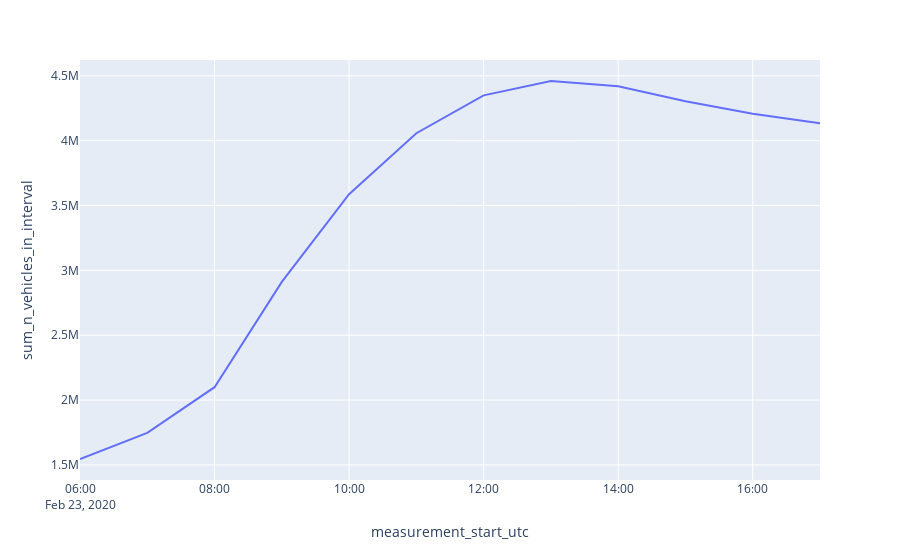

Notebook source saved alongside this figure:
### Code cell
fig = px.line(scoot_df, x="measurement_start_utc", y="sum_n_vehicles_in_interval")
fig.show()

### Figure 1 — Plotly figure (JSON) as saved in the notebook; plotly's stock layout.template omitted (floating-point values rounded to 4 significant figures)
{"data": [{"hoverlabel": {"namelength": 0}, "hovertemplate": "measurement_start_utc=%{x}<br>sum_n_vehicles_in_interval=%{y}", "legendgroup": "", "line": {"color": "#636efa", "dash": "solid"}, "mode": "lines", "name": "", "showlegend": false, "type": "scatter", "x": ["2020-02-23T06:00:00", "2020-02-23T07:00:00", "2020-02-23T08:00:00", "2020-02-23T09:00:00", "2020-02-23T10:00:00", "2020-02-23T11:00:00", "2020-02-23T12:00:00", "2020-02-23T13:00:00", "2020-02-23T14:00:00", "2020-02-23T15:00:00", "2020-02-23T16:00:00", "2020-02-23T17:00:00"], "xaxis": "x", "y": [1545794, 1746773, 2099351, 2911430, 3587042, 4057677, 4349157, 4460101, 4420104, 4303937, 4207712, 4133373], "yaxis": "y"}], "layout": {"autosize": true, "legend": {"tracegroupgap": 0}, "margin": {"t": 60}, "xaxis": {"anchor": "y", "autorange": true, "domain": [0, 1], "range": ["2020-02-23 06:00", "2020-02-23 17:00"], "title": {"text": "measurement_start_utc"}, "type": "date"}, "yaxis": {"anchor": "x", "autorange": true, "domain": [0, 1], "range": [1384000.0, 4622000.0], "title": {"text": "sum_n_vehicles_in_interval"}, "type": "linear"}}}
